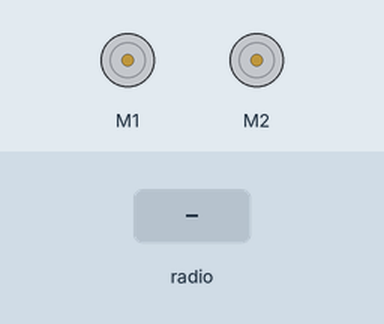
Recording of a program running on a simulated BBC micro:bit (MakeCode). On the bench: 2 × DC motor (green arrow = forward, orange = backward, longer = faster). The inputs (shaded band) are chosen by the test bench.

Above: at 1.2 s.
1.3 s: radio message "F" arrives
At 2.3 s:
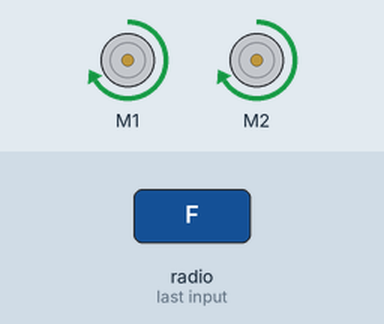
2.8 s: radio message "B" arrives
At 3.5 s:
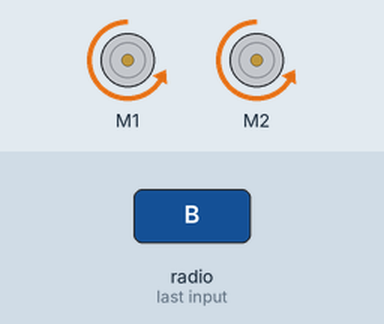
4.3 s: radio message "R" arrives
At 4.6 s:
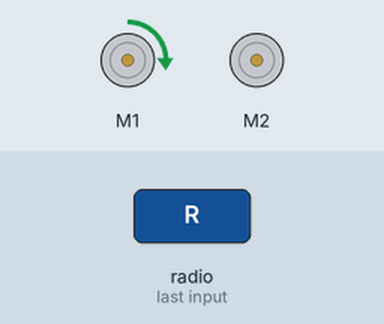
5.8 s: radio message "L" arrives
At 7.0 s:
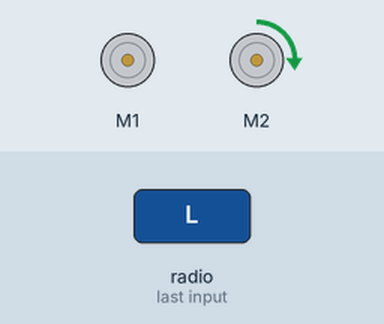
7.3 s: radio message "S" arrives
At 8.1 s:
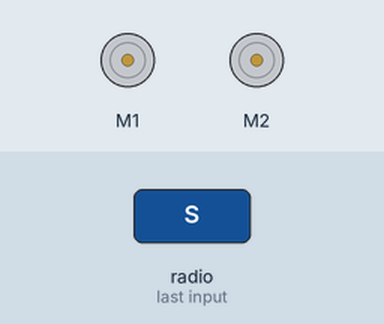
Timing chart, 0 to 9.8 s (numbered marks = the images above; inputs shaded):
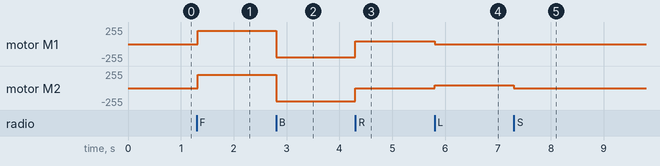

Measured:
- after the input at 1.3 s, motor M1, motor M2: stopped → forward 200/255 at once
- after the input at 2.8 s, motor M1, motor M2: forward 200/255 → backward 200/255 at once
- after the input at 4.3 s, motor M1: backward 200/255 → forward 40/255 at once; motor M2: backward 200/255 → stopped at once
- after the input at 5.8 s, motor M1: forward 40/255 → stopped at once; motor M2: stopped → forward 40/255 at once
- after the input at 7.3 s, motor M2: forward 40/255 → stopped at once

The program:

main.ts
```typescript
radio.onReceivedString(function (receivedString) {
    action = receivedString
    if (action == "F") {
        maqueen.motorRun(maqueen.Motors.All, maqueen.Dir.CW, 200)
    } else if (action == "B") {
        maqueen.motorRun(maqueen.Motors.All, maqueen.Dir.CCW, 200)
    } else if (action == "R") {
        maqueen.motorRun(maqueen.Motors.M2, maqueen.Dir.CW, 0)
        maqueen.motorRun(maqueen.Motors.M1, maqueen.Dir.CW, 40)
    } else if (action == "L") {
        maqueen.motorRun(maqueen.Motors.M1, maqueen.Dir.CW, 0)
        maqueen.motorRun(maqueen.Motors.M2, maqueen.Dir.CW, 40)
    } else if (action == "S") {
        maqueen.motorStop(maqueen.Motors.All)
    }
})
let action = ""
radio.setGroup(1)
```

test.ts
```typescript
// sem patria testy; keď sa tento balík použije ako rozšírenie, nebudú sa kompilovať.
```
